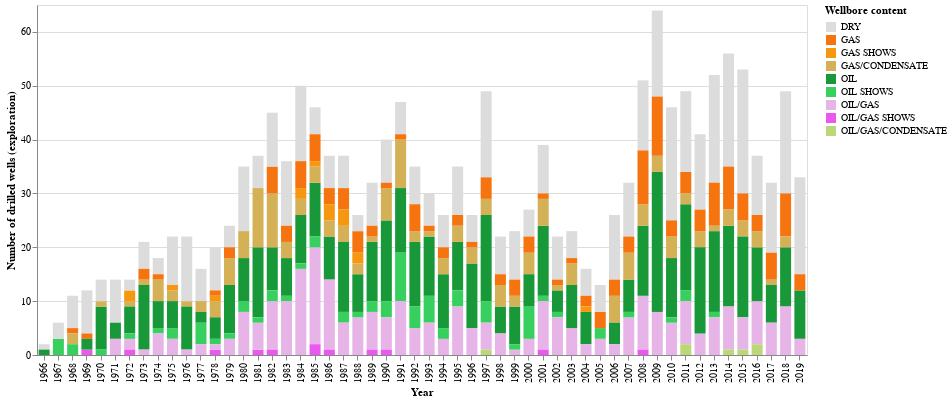

Notebook code for this chart:
### Code cell
chart=alt.Chart(df_all_explo_extract_col).mark_bar(size=11).encode(
        x=alt.X('wlbEntryYear:N', axis=alt.Axis(title='Year')),
        y=alt.Y('count()', axis=alt.Axis(title='Number of drilled wells (exploration)')),
    color=alt.Color('wlbContent', scale=alt.Scale(domain=domain, range=range_),
   legend=alt.Legend(title="Wellbore content"))
    ).properties(width=770, height=350
)
chart

### Figure 1 — Vega-Lite specification as saved in the notebook (floating-point values rounded to 4 significant figures; data arrays with more than 128 entries replaced by an {"elided": "..."} marker saying what was removed)
{"$schema": "https://vega.github.io/schema/vega-lite/v3.4.0.json", "config": {"mark": {"tooltip": null}, "view": {"height": 300, "width": 400}}, "data": {"name": "data-9c53041c233c352e25cfe8f43eb690ae"}, "datasets": {"data-9c53041c233c352e25cfe8f43eb690ae": {"elided": "1691 records"}}, "encoding": {"color": {"field": "wlbContent", "legend": {"title": "Wellbore content"}, "scale": {"domain": ["DRY", "GAS", "GAS SHOWS", "GAS/CONDENSATE", "OIL", "OIL SHOWS", "OIL/GAS", "OIL/GAS SHOWS", "OIL/GAS/CONDENSATE"], "range": ["#DCDCDC", "#F5740F", "#F5970F", "#D4B057", "#189839", "#37D05E", "#E7B4E8", "#EB58EE", "#BBD878"]}, "type": "nominal"}, "x": {"axis": {"title": "Year"}, "field": "wlbEntryYear", "type": "nominal"}, "y": {"aggregate": "count", "axis": {"title": "Number of drilled wells (exploration)"}, "type": "quantitative"}}, "height": 350, "mark": {"size": 11, "type": "bar"}, "width": 770}
